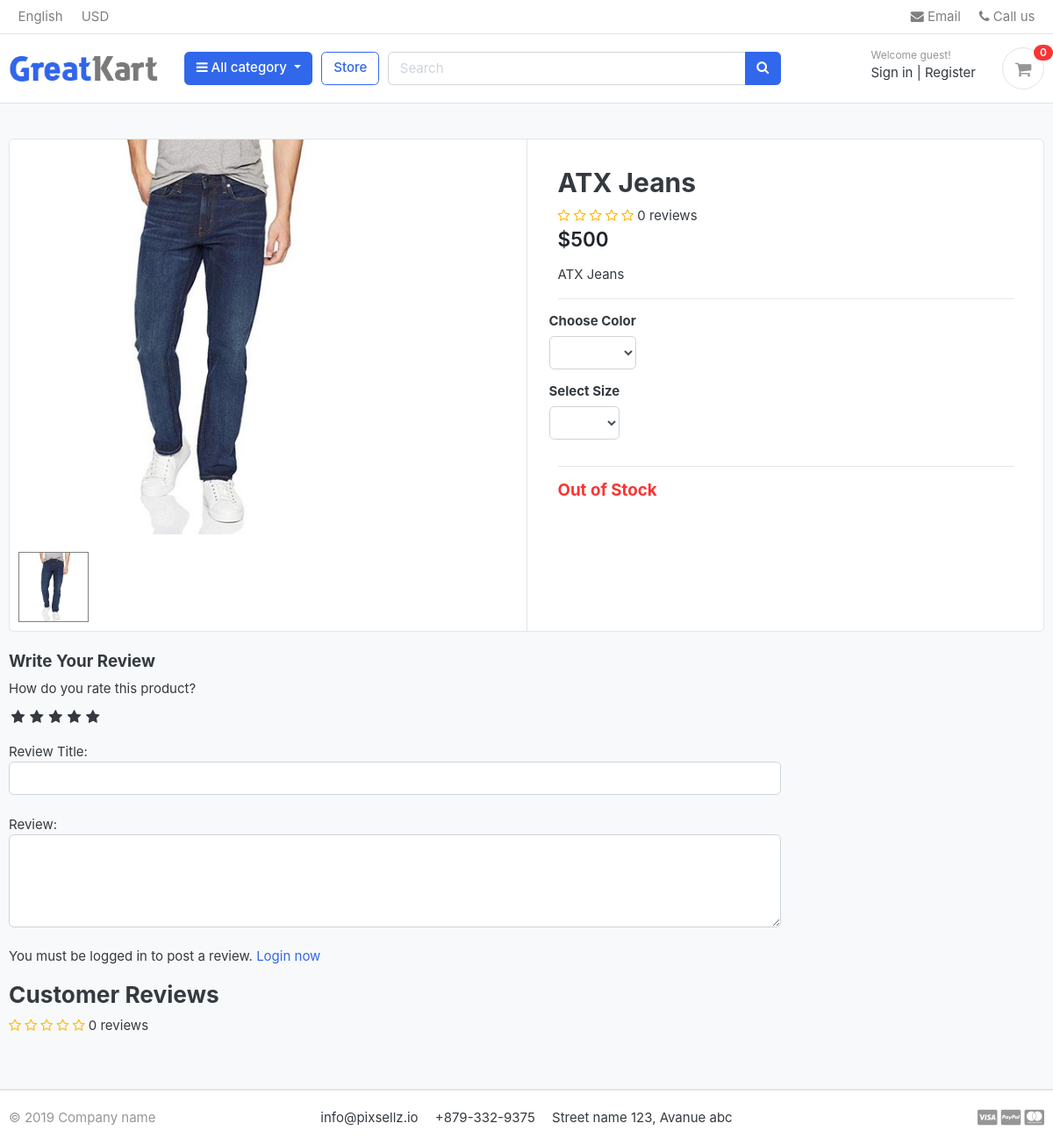
/store/category/jeans/atx-jeans/, run on the app's committed database.
### store/models.py (models this page shows, shortened)
class Product(models.Model):
    product_name    = models.CharField(max_length=200, unique=True)
    slug            = models.SlugField(max_length=200, unique=True)
    description     = models.TextField(max_length=500, blank=True)
    price           = models.IntegerField()
    images          = models.ImageField(upload_to='photos/products')
    stock           = models.IntegerField()
    is_available    = models.BooleanField(default=True)
    category        = models.ForeignKey(Category, on_delete=models.CASCADE)
    created_date    = models.DateTimeField(auto_now_add=True)
    modified_date   = models.DateTimeField(auto_now=True)
    def averageReview(self):
        reviews = ReviewRating.objects.filter(product=self, status=True).aggregate(average=Avg('rating'))
        avg = 0
        if reviews['average'] is not None:
            avg = float(reviews['average'])
        return avg
    def countReview(self):
        reviews = ReviewRating.objects.filter(product=self, status=True).aggregate(count=Count('id'))
        count = 0
        if reviews['count'] is not None:
            count = int(reviews['count'])
        return count

### store/views.py (the view)
# urls.py: path('category/<slug:category_slug>/<slug:product_slug>/', views.product_detail, name='product_detail'),
def product_detail(request, category_slug, product_slug):
    try:
        product = Product.objects.get(category__slug=category_slug, slug=product_slug)
    except Exception as e:
        raise e
    if request.user.is_authenticated:
        try:
            orderproduct = OrderProduct.objects.filter(user=request.user, product_id=product.id).exists()
        except OrderProduct.DoesNotExist:
            orderproduct = None
    else:
        orderproduct = None
    reviews = ReviewRating.objects.filter(product_id=product.id, status=True)
    product_gallery = ProductGallery.objects.filter(product_id=product.id)
    return render(request, 'store/product_detail.html', context={
        'product': product,
        'orderproduct': orderproduct,
        'reviews': reviews,
        'product_gallery': product_gallery,
    })

### cart/context_processors.py (called while the page is built)
def counter(request):
    items_in_cart = 0
    try:
        if request.user.is_authenticated:
            cart_items = CartItem.objects.filter(user=request.user)
        else:
            cart = Cart.objects.get(cart_id=get_current_cart(request))
            cart_items = CartItem.objects.filter(cart=cart)
        for cart_item in cart_items:
            items_in_cart += cart_item.quantity
    except Cart.DoesNotExist:
        pass
    return dict(items_in_cart=items_in_cart)

### cart/views.py (called while the page is built)
def get_current_cart(request):
    if not request.session.session_key:
        request.session.create()
    return request.session.session_key

### category/context_processors.py (called while the page is built)
def menu_links(request):
    links = Category.objects.all()
    return dict(links=links)

### category/models.py (called while the page is built)
    def get_url(self):
        return reverse('products_by_categories', args=(self.slug,))

### store/models.py (called while the page is built)
    def colors(self):
        return super(VariationManager, self).filter(variation_category='color', is_active=True)

    def sizes(self):
        return super(VariationManager, self).filter(variation_category='size', is_active=True)

### templates/store/product_detail.html (shortened to what this page needs)
{% extends 'base.html' %}
{% load static %}
{% block content %}
<section class="section-content padding-y bg">
    <div class="container">
    <div class="card">
        <div class="row no-gutters">
            <aside class="col-md-6">
    <article class="gallery-wrap">
        <div class="img-big-wrap mainImage">
           <img src="{{ product.images.url }}">
        </div>
    </article>
    <ul class="thumb">
        <li>
            <a href="{{ product.images.url }}" target="mainImage"><img src="{{ product.images.url }}" alt="Product Image"></a>
        </li>
    </ul>
            </aside>
            <main class="col-md-6 border-left">
    <article class="content-body">
    <h2 class="title">{{ product.product_name }}</h2>
    <div class="rating-star">
        <span>
            <i class="fa fa-star{% if product.averageReview < 0.5 %}-o{% elif product.averageReview >= 0.5 and product.averageReview < 1 %}-half-o {% endif %}" aria-hidden="true"></i>
            <i class="fa fa-star{% if product.averageReview < 1.5 %}-o{% elif product.averageReview >= 1.5 and product.averageReview < 2 %}-half-o {% endif %}" aria-hidden="true"></i>
            <i class="fa fa-star{% if product.averageReview < 2.5 %}-o{% elif product.averageReview >= 2.5 and product.averageReview < 3 %}-half-o {% endif %}" aria-hidden="true"></i>
            <i class="fa fa-star{% if product.averageReview < 3.5 %}-o{% elif product.averageReview >= 3.5 and product.averageReview < 4 %}-half-o {% endif %}" aria-hidden="true"></i>
            <i class="fa fa-star{% if product.averageReview < 4.5 %}-o{% elif product.averageReview >= 4.5 and product.averageReview < 5 %}-half-o {% endif %}" aria-hidden="true"></i>
<span>{{product.countReview}} reviews</span>
            </span>
    </div>
    <div class="mb-3">
        <var class="price h4">${{ product.price }}</var>
    </div>
    <p> {{ product.description }}</p>
    <hr>
        <form action="{% url 'add_to_cart' product.id %}" method="post">
          <div class="row">
              <div class="item-option-select">
                  <h6>Choose Color</h6>
                  <select name="color" class="form-control">
                  </select>
              </div>
          </div>
          <div class="row">
              <div class="item-option-select">
                  <h6>Select Size</h6>
                  <select name="size" class="form-control">
                  </select>
              </div>
          </div>
          <hr>
          {% if product.stock <= 0 %}
          <h5 class="text-danger"> Out of Stock </h5>
          {% else %}
              <button type="submit" class="btn  btn-primary"> <span class="text">Add to Cart</span> <i class="fas fa-shopping-cart"></i>  </button>
          {% endif %}
        </form>
    </article>
            </main>
        </div>
    </div>
    <br>
    <div class="row">
        <div class="col-md-9">
        <form action="{% url 'submit_review' product.id %}" method="POST">
            <h5>Write Your Review</h5>
            <div>
                <label>How do you rate this product?</label>
                <br>
                <div class="rate">
                    <input type="radio" name="rating" id="rating10" value="5" required /><label for="rating10" title="5"></label>
                    <input type="radio" name="rating" id="rating8" value="4" required /><label for="rating8" title="4"></label>
                    <input type="radio" name="rating" id="rating6" value="3" required /><label for="rating6" title="3"></label>
                    <input type="radio" name="rating" id="rating4" value="2" required /><label for="rating4" title="2"></label>
                    <input type="radio" name="rating" id="rating2" value="1" required /><label for="rating2" title="1"></label>
                </div>
                <br>
                Review Title:
                <input type="text" class="form-control" name="subject">
                <br>
                Review:
                <textarea name="review" rows="4" class="form-control"></textarea>
                <br>
                {% if user.is_authenticated %}
                    <input type="submit" value="Submit Review" class="btn btn-primary">
                {% else %}
                    <p>You must be logged in to post a review. <span><a href="{% url 'login' %}">Login now</a></span></p>
                {% endif %}
            </div>
        </form>
        <header class="section-heading">
            <h3>Customer Reviews </h3>
            <div class="rating-star">
                <span>
                    <i class="fa fa-star{% if product.averageReview < 0.5 %}-o{% elif product.averageReview >= 0.5 and product.averageReview < 1 %}-half-o {% endif %}" aria-hidden="true"></i>
                    <i class="fa fa-star{% if product.averageReview < 1.5 %}-o{% elif product.averageReview >= 1.5 and product.averageReview < 2 %}-half-o {% endif %}" aria-hidden="true"></i>
                    <i class="fa fa-star{% if product.averageReview < 2.5 %}-o{% elif product.averageReview >= 2.5 and product.averageReview < 3 %}-half-o {% endif %}" aria-hidden="true"></i>
                    <i class="fa fa-star{% if product.averageReview < 3.5 %}-o{% elif product.averageReview >= 3.5 and product.averageReview < 4 %}-half-o {% endif %}" aria-hidden="true"></i>
                    <i class="fa fa-star{% if product.averageReview < 4.5 %}-o{% elif product.averageReview >= 4.5 and product.averageReview < 5 %}-half-o {% endif %}" aria-hidden="true"></i>
                    <span>{{product.countReview}} reviews</span>
                    </span>
            </div>
        </header>
        </div>
    </div>
    </div>
    </section>
{% endblock %}

### static/css/ui.css (style rules this page uses)
html { font-family: "Inter", sans-serif; font-size: 15px; }
.content-body { flex: 1 1 auto; padding: 2rem 2.3rem; }
.padding-y { padding-top: 40px; padding-bottom: 40px; }
var { font-style: normal; }
article:after, .form-group:after { display: block; clear: both; content: ""; }
.bg { background-color: #f8f9fa; }
.section-heading { margin-bottom: 20px; margin-top: 15px; }
p:last-child { margin-bottom: 0; }
.price { font-weight: 600; color: #212529; }
.gallery-wrap .img-big-wrap { margin-bottom: 10px; border-radius: 0.37rem; overflow: hidden; background-color: #fff; }
.gallery-wrap .img-big-wrap img { height: 450px; width: auto; display: inline-block; }
.item-option-select { margin-bottom: 1rem; display: inline-block; margin-right: 15px; }

### static/css/custom.css (style rules this page uses)
.rate { display: inline-block;; border: 0; }
.rate > label { float: right; }
.rate > label:before { display: inline-block; font-size: 1.1rem; font-family: FontAwesome; content: "\f005"; margin:0; padding:0.3rem .2rem; cursor: pointer; }
.rating-star i { color: #ffb503 !important; }
ul.thumb { margin:0 auto; padding: 0; float: left; }
ul.thumb li { list-style: none; margin: 10px; }
ul.thumb li img { width: 80px; height: 80px; border: 1px solid grey; }

### data on the page
Product: images (picture), product_name "ATX Jeans", countReview "0", price "500", description "ATX Jeans"

### other printed values
{{ items_in_cart }} "0"
